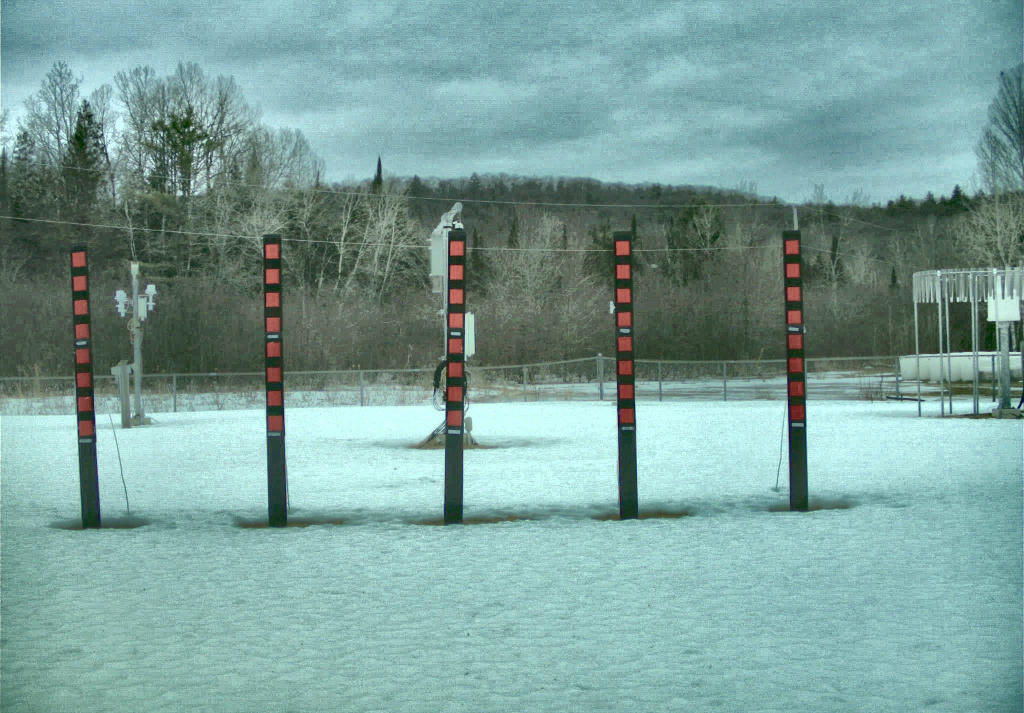
#> input picture registration-testing/1IMG_0151.JPG, 2048 x 1426 px, given in place of , which was not available (shown at 1/2 size)
$ python whiteBalance.py   (Python 2 division)
#> lines starting #> are read from the running program, lines starting #| are printed output that depends on the picture; after the words box and inside, x2 and y2 are one past the last pixel; in counts of white or black regions, pixels touching at a corner belong together; pictures that were not available may be replaced by others from this repository, and a replacement may not be noted
#> further down, imReference is the input picture: shape (1426, 2048, 3); mean B, G, R 154.7, 159.7, 123.9
# import necessary packages
import cv2
import numpy as np
import Tkinter as tk
import tkFileDialog
from matplotlib import pyplot as plt
import statistics
import time
import math
import sys

# GUI class
class GUI:
	def __init__(self):
		# open window
		self.root = tk.Tk()
		self.root.configure(background='#ffffff')
		self.root.title("Select Images")

		# variables
		self.templateDir = ""
		self.inputDir = ""

		# label
		self.label = tk.Label(
			self.root,
			text = "Register Image to Template",
			background = '#ffffff',
			foreground = '#000000',
			font = ("Calibri Light", 18))

		# buttons
		self.image1Button = tk.Button(
			self.root,
			text = "Select Template",
			background = '#ffffff',
			foreground = '#000000',
			command = lambda: self.selectFile("1"),
			width = 17,
			font = ("Calibri Light", 14))

		self.image2Button = tk.Button(
			self.root,
			text = "Select Image",
			background = '#ffffff',
			foreground = '#000000',
			command = lambda: self.selectFile("2"),
			width = 17,
			font = ("Calibri Light", 14))

		self.execute = tk.Button(
			self.root,
			text = "Register",
			background = '#ffffff',
			foreground = '#000000',
			command = lambda: self.root.destroy(),
			width = 17,
			font = ("Calibri Light", 14))

		# packing
		self.label.pack(pady = 20, padx = 50)
		self.image1Button.pack(pady = (20,5), padx = 50)
		self.image2Button.pack(pady = (5,20), padx = 50)
		self.execute.pack(pady = (5,20), padx = 50)

		self.root.mainloop()

	# [6 lines left out: function selectFile, not called in this run]

	def getDirs(self):
		return self.templateDir, self.inputDir

def apply_mask(matrix, mask, fill_value):
    masked = np.ma.array(matrix, mask=mask, fill_value=fill_value)
    return masked.filled()

def apply_threshold(matrix, low_value, high_value):
    low_mask = matrix < low_value
    matrix = apply_mask(matrix, low_mask, low_value)

    high_mask = matrix > high_value
    matrix = apply_mask(matrix, high_mask, high_value)

    return matrix

def simplest_cb(img, percent):
#> called with percent = 5
    assert img.shape[2] == 3
    assert percent > 0 and percent < 100

    half_percent = percent / 200.0

    channels = cv2.split(img)

    out_channels = []
    for channel in channels:
        assert len(channel.shape) == 2
        # find the low and high precentile values (based on the input percentile)
        height, width = channel.shape
        vec_size = width * height
        flat = channel.reshape(vec_size)

        assert len(flat.shape) == 1

        flat = np.sort(flat)

        n_cols = flat.shape[0]

        low_val  = flat[int(math.floor(n_cols * half_percent))]
        high_val = flat[int(math.ceil( n_cols * (1.0 - half_percent)))]

        print "Lowval: ", low_val
        print "Highval: ", high_val

        # saturate below the low percentile and above the high percentile
        thresholded = apply_threshold(channel, low_val, high_val)
        # scale the channel
        normalized = cv2.normalize(thresholded, thresholded.copy(), 0, 255, cv2.NORM_MINMAX)
        out_channels.append(normalized)
#> this loop made 3 passes
#> (low_val, high_val) on passes 1 to 3: (48, 245), (60, 248), (44, 200)
#> (printed output is left out)
#> pass 1, in apply_threshold, `low_mask = matrix < low_value`:
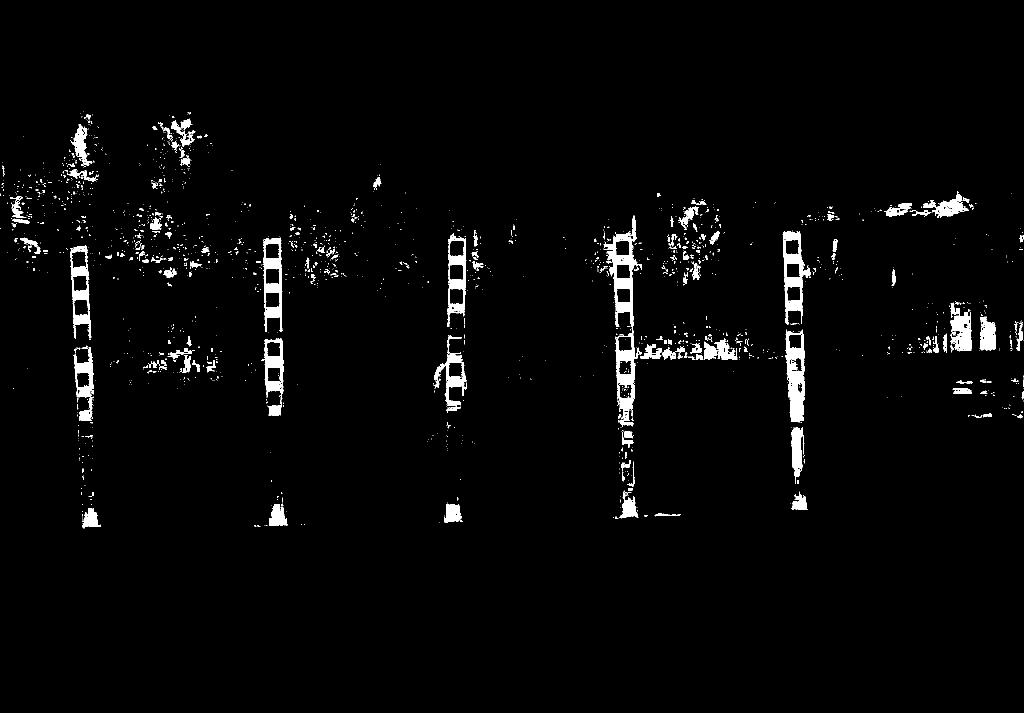
#> low_mask: shape (1426, 2048) bool (shown at 1/2 size); 2.5% white; 1812 white regions (1598 under 20 px), largest, box (x1, y1, x2, y2) and area: (1207, 431, 1283, 853) 8434, (1570, 659, 1610, 845) 4590, (1565, 462, 1621, 649) 3944
#> pass 1, in apply_mask, `masked = np.ma.array(matrix, mask=mask, fill_value=fill_value)`:
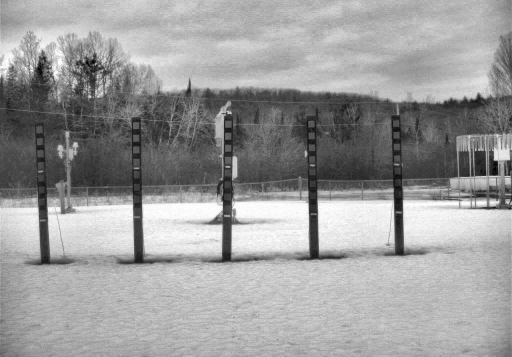
#> masked: shape (1426, 2048) (shown at 1/4 size); min 0, max 255, mean 154.7
#> pass 1, in apply_threshold, `high_mask = matrix > high_value`:
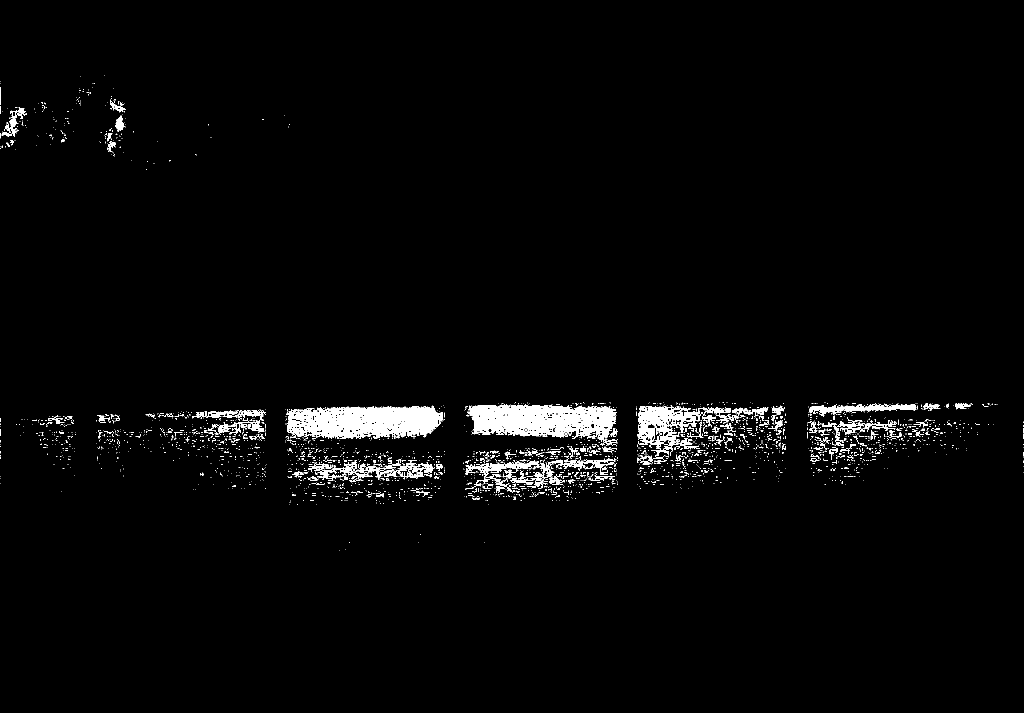
#> high_mask: shape (1426, 2048) bool (shown at 1/2 size); 2.4% white; 2925 white regions (2736 under 20 px), largest, box (x1, y1, x2, y2) and area: (573, 811, 889, 878) 15122, (934, 808, 1233, 881) 14788, (1276, 812, 1402, 923) 5719
#> after the loop:
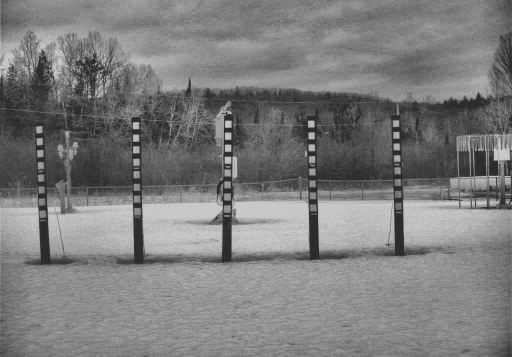
#> thresholded: shape (1426, 2048) (shown at 1/4 size); min 44, max 200, mean 124.1
#> after the loop, out_channels = 3 items

    return cv2.merge(out_channels)
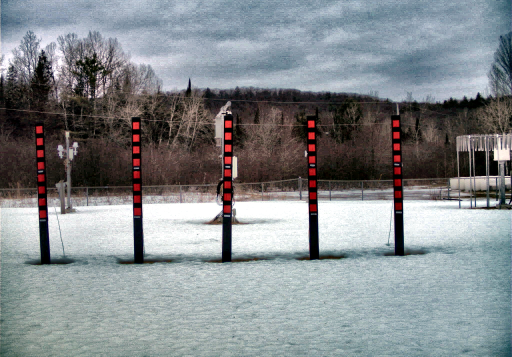
#> returned value: shape (1426, 2048, 3) (shown at 1/4 size); mean of channels 0, 1, 2 138.3, 135.4, 130.9; drawn as B, G, R

# open GUI
gui = GUI()

template, image = gui.getDirs()

# read reference image
print("Reading reference image :", template)
imReference = cv2.imread(template)

imReference2 = simplest_cb(imReference, 5)

cv2.imshow("Before", cv2.resize(imReference, None, fx =0.25,fy= 0.25))
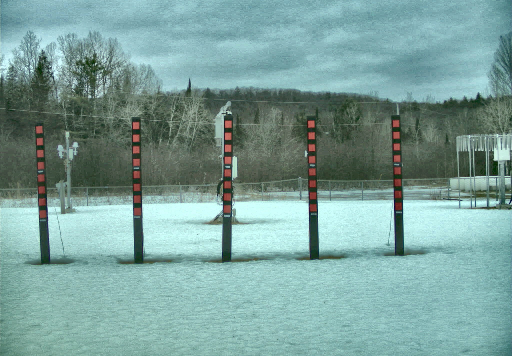
#> window 'Before': shape (356, 512, 3); mean B, G, R 154.8, 159.8, 124
cv2.imshow("Balanced", cv2.resize(imReference2, None, fx=0.25, fy=0.25))
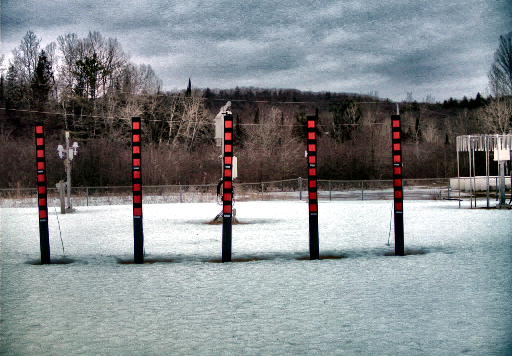
#> window 'Balanced': shape (356, 512, 3); mean B, G, R 138.4, 135.5, 131
cv2.waitKey()

$ run again, on registration-testing/IMG_0129.JPG
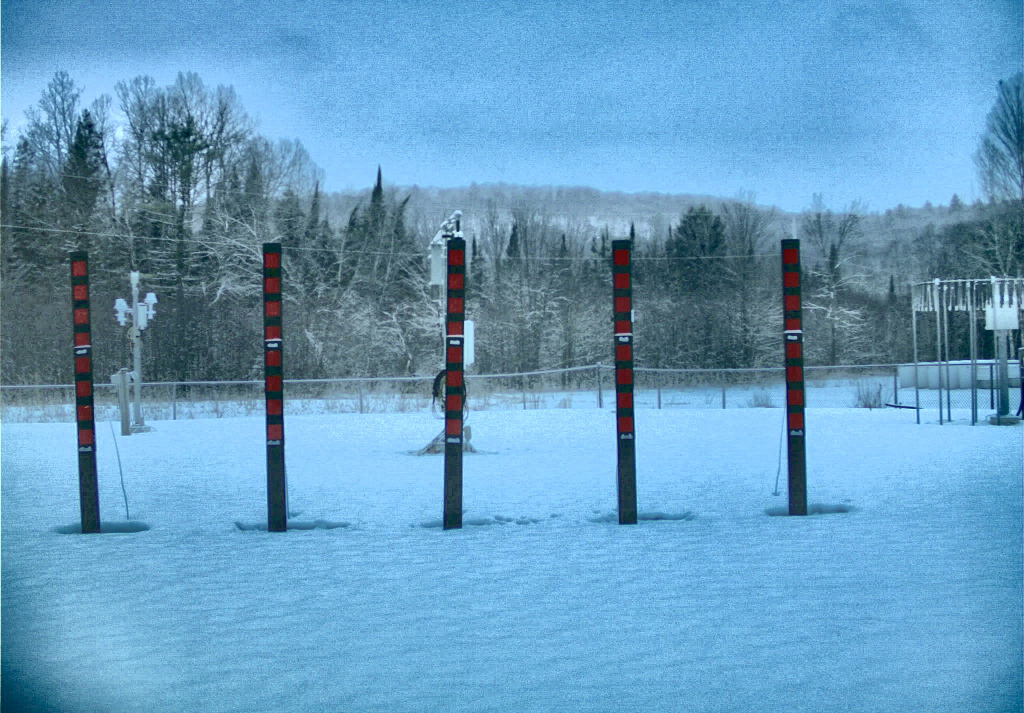
#> input picture registration-testing/IMG_0129.JPG, 2048 x 1426 px, given in place of , which was not available (shown at 1/2 size)
#> imReference is the input picture: shape (1426, 2048, 3); mean B, G, R 192, 156.1, 102.1
#> the loop in simplest_cb, `for channel in channels:` made 3 passes
#> (low_val, high_val) on passes 1 to 3: (63, 255), (50, 214), (27, 154)
#> (printed output is left out)
#> after the loop in simplest_cb, `for channel in channels:`:
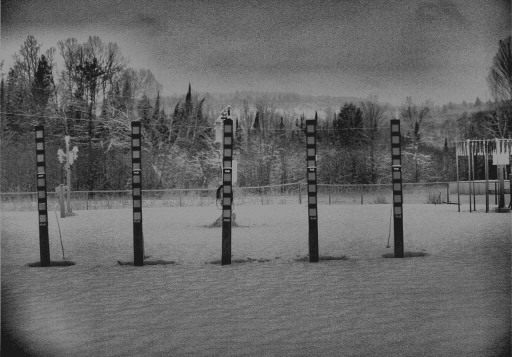
#> thresholded: shape (1426, 2048) (shown at 1/4 size); min 27, max 154, mean 102.2
#> after the loop in simplest_cb, `for channel in channels:`: out_channels = 3 items
#> `cv2.imshow("Balanced", cv2.resize(imReference2, None, fx=0.25, fy=0.25))`:
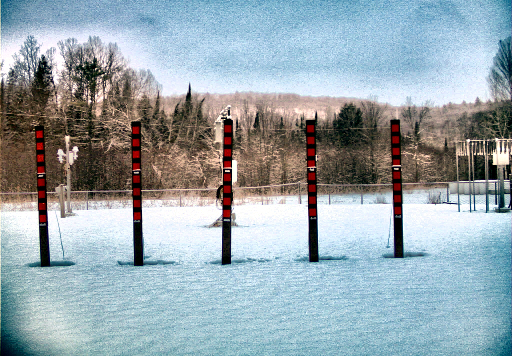
#> window 'Balanced': shape (356, 512, 3); mean B, G, R 172, 165.4, 151.4

$ run again, on registration-testing/IMG_0135.JPG
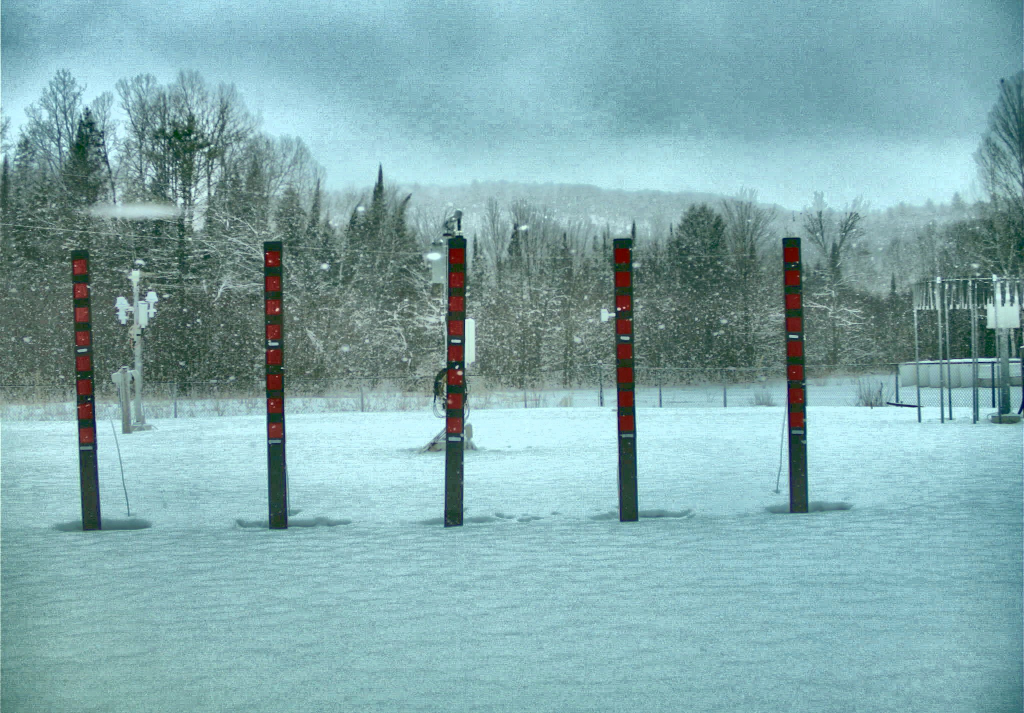
#> input picture registration-testing/IMG_0135.JPG, 2048 x 1426 px, given in place of , which was not available (shown at 1/2 size)
#> imReference is the input picture: shape (1426, 2048, 3); mean B, G, R 172.7, 169.6, 129.9
#> the loop in simplest_cb, `for channel in channels:` made 3 passes
#> (low_val, high_val) on passes 1 to 3: (54, 250), (59, 242), (44, 195)
#> (printed output is left out)
#> after the loop in simplest_cb, `for channel in channels:`:
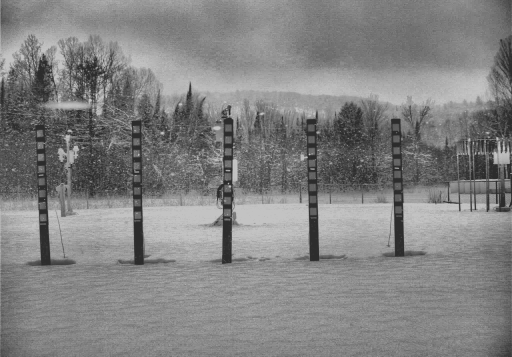
#> thresholded: shape (1426, 2048) (shown at 1/4 size); min 44, max 195, mean 130.1
#> after the loop in simplest_cb, `for channel in channels:`: out_channels = 3 items
#> `cv2.imshow("Balanced", cv2.resize(imReference2, None, fx=0.25, fy=0.25))`:
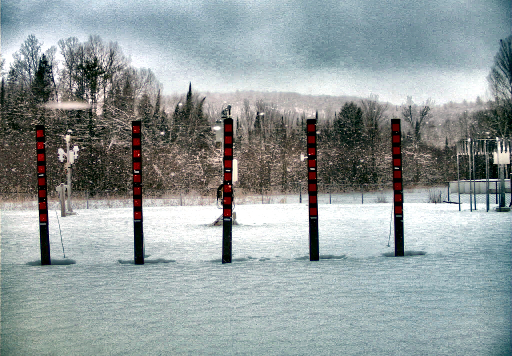
#> window 'Balanced': shape (356, 512, 3); mean B, G, R 155, 154.6, 145.5
